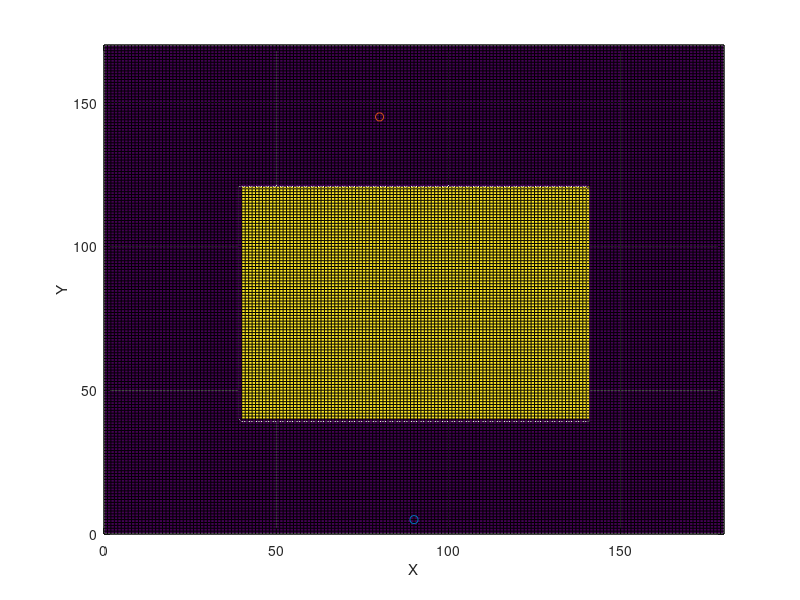

MATLAB code to generate this figure:
clear all; close all; clc;

xMin      =  0;   xMax      = 180;
yMin      =  0;   yMax      = 170;

grid_size = 1;

% [X,Y] = meshgrid([xMin:grid_size:xMax],[yMin:grid_size:yMax]);
% Z = 6*exp(-0.002*(0.2*((X-80).^2) + (Y-90).^2 - 0.2*(X-80).*(Y-90)));

% [X,Y] = meshgrid([-xMax:grid_size:xMax],[-yMax:grid_size:yMax]);
% Z = 15*exp(-0.000003*(40*(X+25)-1*(Y).^2).^2).*exp(-0.0001*(Y.^2+(X+25).^2)); % moderate area
% Z(find(Z>3))=9;
% % Z(find(Z<1))=0;
% X0 = 70;
% Y0 = 80;
% X = X + X0;
% Y = Y + Y0;

[X,Y] = meshgrid([xMin:grid_size:xMax],[yMin:grid_size:yMax]);
Z = 10*ones(size(X));
Z(find((X<40 | X>140 | Y<40 | Y>120))) = 0;

figure;
surf(X,Y,Z);
view([0 90]);
% pcolor(X,Y,Z);
hold on
contour(X,Y,Z,[1e-1 1e-1]);
% contour(X,Y,Z,[1 1]);
plot(90,5,'o');
plot(80,145,'o');
xlabel('X');
ylabel('Y');
xlim([xMin xMax]);   
ylim([yMin yMax]);
box on

heatdata.X = X;
heatdata.Y = Y;
heatdata.HF = Z;

% save('heatdata_toy','heatdata');
% save('heatdata_toy2','heatdata');
% save('heatdata_toy3','heatdata');
save('heatdata_toy4','heatdata');